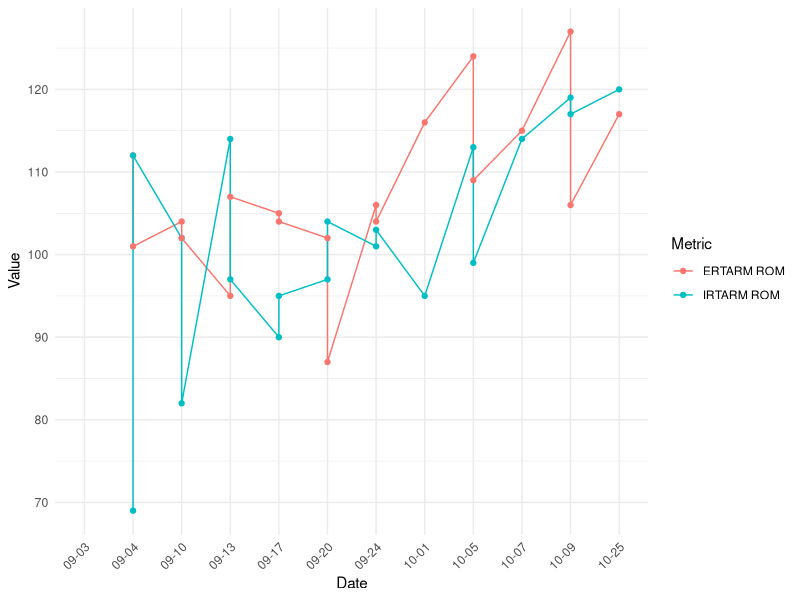
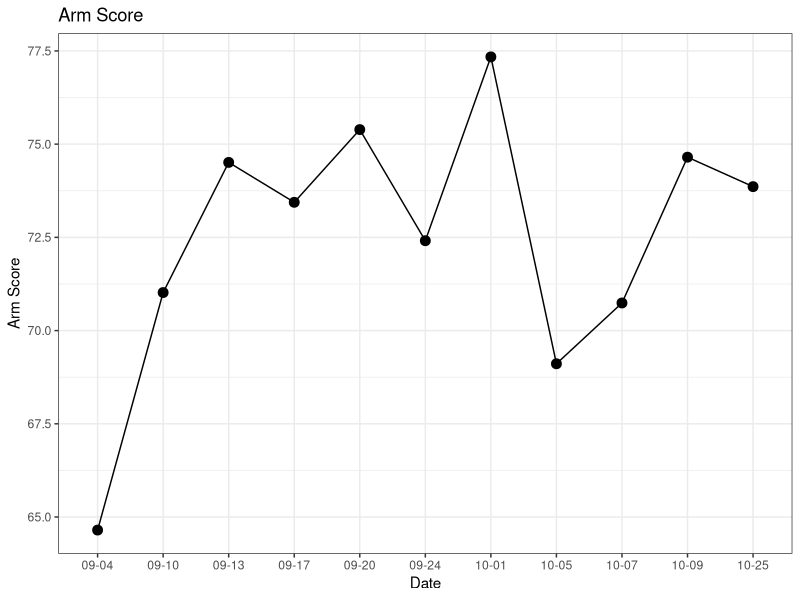
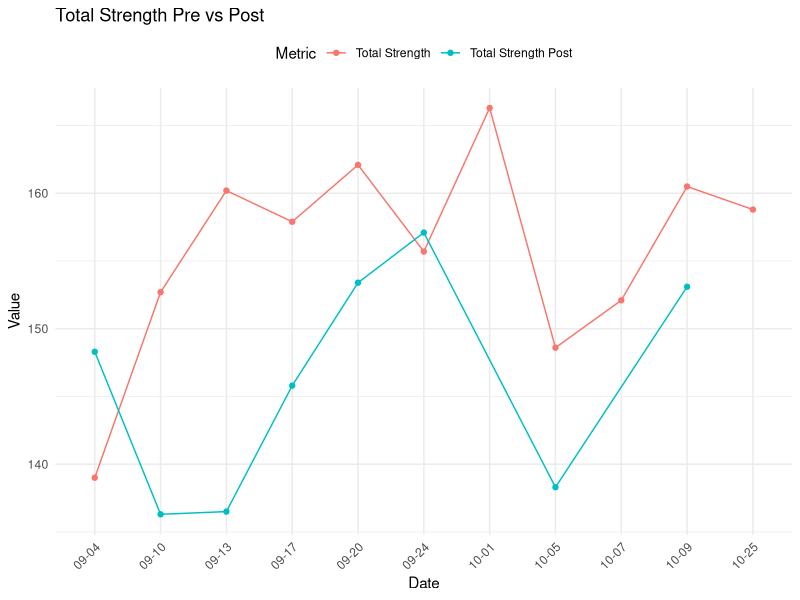

These figures' R source, in order: (Note: this script raises an error after producing the figures.)
library(readxl)
library(tidyverse)



data = read_xlsx("Daily Log 12-24-2024 2-21-48.xlsx", sheet = "All Data")

pitcher = filter(data, `Last Name` == "Mummert" )

Pitcher = pitcher %>% 
  mutate(
    `Exam Date` = as.Date(`Exam Date`, format = "%m/%d/%Y"),
    "Short Date" = format(`Exam Date`, "%m-%d"), .after = `Exam Date`
  ) %>% arrange(`Exam Date`)
  
strength_num = 
Pitcher %>% group_by(`Exam Date`) %>% 
  summarise(`Total Strength`, `Total Strength Post`) %>% 
  arrange(`Exam Date`)

Arm.Data = Pitcher %>% 
  select(`Exam Date`, `Short Date`, `IRTARM ROM`, `ERTARM ROM`, `FTARM ROM`) %>% 
  mutate(`Exam Date` = as.character(`Exam Date`))

arm_data = pivot_longer(Arm.Data, cols = c(`IRTARM ROM`, `ERTARM ROM`), names_to = "Metric", values_to = 'Score')

ggplot(arm_data, aes(x = `Short Date`, y = Score, color = Metric, group = Metric)) +
  geom_line() +
  geom_point() +  # Optional: Add points for clarity
  #scale_x_date(date_labels = "%m/%d", date_breaks = '7 days') +
  labs(x = "Date", y = "Value", color = "Metric") +
  theme_minimal() +
  theme(axis.text.x = element_text(angle = 45, hjust = 1))


Pitcher %>% filter(`Exam Type` == "Fresh - Quick") %>% 
ggplot(aes(x = `Short Date`, y = `Arm Score`)) +
  geom_point(size = 3) +
  geom_line(group = 1) +
  labs(x = "Date", y = "Arm Score", title = "Arm Score") +
  theme_bw()

data_long = pivot_longer(strength_num, cols = c("Total Strength", 'Total Strength Post')) %>% na.omit()



Pitcher %>% group_by(`Short Date`) %>% 
  summarise(`Total Strength`, `Total Strength Post`) %>% 
  pivot_longer(cols = c("Total Strength", 'Total Strength Post')) %>% na.omit() %>% 
ggplot(aes(x = `Short Date`, y = value, group = name, color = name)) +
  geom_line() +
  geom_point() +
  labs(x = "Date", y = "Value", color = "Metric", title = "Total Strength Pre vs Post") +
  theme_minimal() +
  theme(axis.text.x = element_text(angle = 45, hjust = 1), legend.position = "top")


datafile %>% filter(`Exam Type` != 'Arm Primer') %>% 
  select(`Short Date`, `Exam Type`, `IRTARM ROM`) %>% 
  pivot_longer(c(3)) %>% 
ggplot(aes(x = `Short Date`, y = value, group = `Exam Type`, color = `Exam Type`)) +
  geom_point() +
  geom_line() +
  labs(x = "Date", y = "Degrees", color = "Exam", title = "IR Throwing Arm ROM") +
  theme_minimal() +
  theme(axis.text.x = element_text(angle = 45, hjust = 1), legend.position = "top")

datafile %>% filter(`Exam Type` != 'Arm Primer') %>% 
  select(`Short Date`, `Exam Type`, `ERTARM ROM`) %>% 
  pivot_longer(c(3)) %>% 
  ggplot(aes(x = `Short Date`, y = value, group = `Exam Type`, color = `Exam Type`)) +
  geom_point() +
  geom_line() +
  labs(x = "Date", y = "Degrees", color = "Exam", title = "ER Throwing Arm ROM") +
  theme_minimal() +
  theme(axis.text.x = element_text(angle = 45, hjust = 1), legend.position = "top")

datafile %>% filter(`Exam Type` != 'Arm Primer') %>% 
  select(`Short Date`, `Exam Type`, `FTARM ROM`) %>% 
  pivot_longer(c(3)) %>% 
  ggplot(aes(x = `Short Date`, y = value, group = `Exam Type`, color = `Exam Type`)) +
  geom_point() +
  geom_line() +
  labs(x = "Date", y = "Degrees", color = "Exam", title = "Flexion Throwing Arm ROM") +
  theme_minimal() +
  theme(axis.text.x = element_text(angle = 45, hjust = 1), legend.position = "top")

datafile %>% filter(`Exam Type` != 'Arm Primer') %>% 
  select(`Short Date`, `Exam Type`, `TARM TARC`) %>% 
  pivot_longer(c(3)) %>% 
  ggplot(aes(x = `Short Date`, y = value, group = `Exam Type`, color = `Exam Type`)) +
  geom_point() +
  geom_line() +
  scale_y_continuous(breaks = c(180,190,200,210,220,230,240)) +
  labs(x = "Date", y = "Degrees", color = "Exam", title = "Throwing Arm Total Arc") +
  theme_minimal() +
  theme(axis.text.x = element_text(angle = 45, hjust = 1), legend.position = "top")


PitcherArmStats = 
Pitcher %>% 
  summarise(
    "Avg Arm Score" = mean(`Arm Score`),
    "Avg Total Strength" = mean(`Total Strength`),
    "Avg IR Strength" = mean(`IRTARM RS`)*100,
    "Avg ER Strength" = mean(`ERTARM RS`)*100,
    "Avg Scaption Strength" = mean(`STARM RS`)*100
    )

#PitcherArmExams = 
  Pitcher %>% 
  group_by(`Exam Date`) %>% 
  summarise(`Arm Score`, `Total Strength`, `IRTARM RS`, `ERTARM RS`, `STARM RS`)

PitcherArmStats %>% kable(format = "html",  linesep = "", label = "Pitch Stats", align = 'c') %>%
  kable_styling(latex_options = "HOLD_position", position = "center", font_size = 20) %>% 
  column_spec(1, color = case_when(
    PitcherArmStats$`Avg Arm Score` > 70 ~ 'black',
    PitcherArmStats$`Avg Arm Score` > 50 ~ 'yellow',
    PitcherArmStats$`Avg Arm Score` <= 50 ~ 'red',
  )) %>% 
  column_spec(3, color = case_when(
    PitcherArmStats$`Avg IR Strength` > 20 ~ 'black',
    PitcherArmStats$`Avg IR Strength` == 20 ~ 'yellow',
    PitcherArmStats$`Avg IR Strength` < 20 ~ 'orange',
    PitcherArmStats$`Avg IR Strength` < 15 ~ 'red',
  )) %>% 
  column_spec(4, color = case_when(
    PitcherArmStats$`Avg ER Strength` > 20 ~ 'black',
    PitcherArmStats$`Avg ER Strength` == 20 ~ 'yellow',
    PitcherArmStats$`Avg ER Strength` < 20 ~ 'orange',
    PitcherArmStats$`Avg ER Strength` < 15 ~ 'red',
  )) %>% 
  column_spec(5, color = case_when(
    PitcherArmStats$`Avg Scaption Strength` > 15 ~ 'black',
    PitcherArmStats$`Avg Scaption Strength` == 15 ~ 'yellow',
    PitcherArmStats$`Avg Scaption Strength` < 15 ~ 'orange',
    PitcherArmStats$`Avg Scaption Strength` < 10 ~ 'red',
  ))

PitcherArmExams %>% kable(format = "html",  linesep = "", label = "Pitch Stats", align = 'c') %>%
  kable_styling(latex_options = "HOLD_position", position = "center", font_size = 20) %>% 
  column_spec(2, color = case_when(
    PitcherArmExams$`Arm Score` > 70 ~ 'black',
    PitcherArmExams$`Arm Score` > 50 ~ 'yellow',
    PitcherArmExams$`Arm Score` <= 50 ~ 'red',
  )) %>% 
  column_spec(4, color = case_when(
    PitcherArmExams$`IRTARM RS` > .20 ~ 'black',
    PitcherArmExams$`IRTARM RS` > .15 ~ 'orange',
    PitcherArmExams$`IRTARM RS` < .15 ~ 'red',
  )) %>% 
  column_spec(5, color = case_when(
    PitcherArmExams$`ERTARM RS` > 20 ~ 'black',
    PitcherArmExams$`ERTARM RS` == 20 ~ 'yellow',
    PitcherArmExams$`ERTARM RS` < 20 ~ 'orange',
    PitcherArmExams$`ERTARM RS` < 15 ~ 'red',
  )) %>% 
  column_spec(6, color = case_when(
    PitcherArmExams$`STARM RS` > 15 ~ 'black',
    PitcherArmExams$`STARM RS` == 15 ~ 'yellow',
    PitcherArmExams$`STARM RS` < 15 ~ 'orange',
    PitcherArmExams$`STARM RS` < 10 ~ 'red',
  ))

paste(data$`First Name`, data$`Last Name`) %>% unique()

Pitcher[which.max(Pitcher$`Exam Date`),] %>%
  summarise(`Exam Date`, `Arm Score`, `Total Strength`, `IRTARM RS`, `ERTARM RS`,
            `STARM RS`, `GTARM RS`, `Shoulder Balance`)

tester = 
Pitcher[which.max(Pitcher$`Exam Date`),] %>%
  summarise(`Exam Date`, `Arm Score`, `Total Strength`, `IRTARM RS`, `ERTARM RS`,
            `STARM RS`, `GTARM RS`, `Shoulder Balance`)

tester

tester$`Arm Score` = cell_spec(tester$`Arm Score`, 
                               color = ifelse(tester$`Arm Score`<80, 'red', 'black'))

tester %>% kbl(format = 'html', escape = F) %>% kable_styling()

# 70, 50

x = 34
ifelse(x < 50, 'red', ifelse(x < 70, 'orange', 'black'))

tester %>% 
  kable(format = "latex",  linesep = "", align = 'c', escape = FALSE,
        caption = "TARM = Throwing Arm, RS = Relative Strength (Strength/Bodyweight)") %>%
  kable_styling(latex_options = "HOLD_position", position = "center", font_size = 18) %>% 
  row_spec(0, background = "#f76800", color = 'white', bold = T) %>% 
  column_spec(1, border_left = T) %>% 
  column_spec(ncol(tester), border_right = TRUE) %>% 
  add_header_above(c("Fresh - Quick Pre Exam" = 8), border_left = T, 
                   border_right = T, color = 'white', background = "#f76800") %>% 
  footnote(number = c("Internal Rotation", "External Rotation","Scaption", "Grip"),
           general = c("Test"))

colnames(tester)[4] = paste0("IRTARM RS", footnote_marker_number(1, format = "latex"))
colnames(tester)[5] = paste0("ERTARM RS", footnote_marker_number(2))
colnames(tester)[6] = paste0("STARM RS", footnote_marker_number(3))
colnames(tester)[7] = paste0("GTARM RS", footnote_marker_number(4))
colnames(tester)[8] = paste0("Shoulder Balance", footnote_marker_number(5))

footnote_marker_alphabet(1)

kbl(Pre.Exam.Stats, escape = F) %>% kable_styling(latex_options = 'scale_down')

Pre.Exam.Stats %>% kable(escape = F) %>% 
  kable_styling() %>% 
  column_spec(2, color = ifelse(Pre.Exam.Stats$`Arm Score` < 50, 'red', ifelse(Pre.Exam.Stats$`Arm Score` < 70, 'orange', 'black'))) %>% 
  column_spec(4, color = ifelse(Pre.Exam.Stats$`IRTARM RS` < .15, 'red', ifelse(Pre.Exam.Stats$`IRTARM RS` < .20, 'orange', 'black'))) %>% 
  column_spec(5, color = ifelse(Pre.Exam.Stats$`ERTARM RS` < .15, 'red', ifelse(Pre.Exam.Stats$`ERTARM RS` < .20, 'orange', 'black'))) %>% 
  column_spec(6, color = ifelse(Pre.Exam.Stats$`STARM RS` < .10, 'red', ifelse(Pre.Exam.Stats$`STARM RS` < .15, 'orange', 'black'))) %>% 
  column_spec(7, color = ifelse(Pre.Exam.Stats$`GTARM RS` < .10, 'red', ifelse(Pre.Exam.Stats$`GTARM RS` < .15, 'orange', 'black'))) %>% 
  column_spec(8, color = case_when(
    Pre.Exam.Stats$`Shoulder Balance` > 1.20 ~ 'red',
    between(Pre.Exam.Stats$`Shoulder Balance`, 1.06, 1.20) ~ 'orange',
    between(Pre.Exam.Stats$`Shoulder Balance`, .70, .84) ~ 'orange',
    Pre.Exam.Stats$`Shoulder Balance` < .70 ~ 'red',
    .default = 'black'
  ))

Post.Exam.Losses = datafile %>% 
  filter(`Exam Type` == "Post") %>% 
  .[which.max(.$`Exam Date`),] %>% 
  summarise(`Exam Date`, `Post Strength Loss`, `IRTARM Post Loss`, `ERTARM Post Loss`, `STARM Post Loss`, `GTARM Post Loss`)

Post.Exam.Losses %>% kable(format = "html",  linesep = "", align = 'c', escape = F) %>%
  kable_styling(latex_options = "HOLD_position", position = "center", font_size = 15) %>% 
  row_spec(0, background = "#f76800", color = 'white') %>% 
  column_spec(1, border_left = T) %>% 
  column_spec(ncol(Post.Exam.Losses), border_right = TRUE) %>% 
  add_header_above(c("Fresh - Quick Pre Exam" = 6), border_left = T, 
                   border_right = T, color = 'white', background = "#f76800")
  

Pre.Exam.Weights = datafile %>% 
  filter(`Exam Type` == "Fresh - Quick") %>% 
  .[which.max(.$`Exam Date`),] %>%
  summarise(`Total Strength`, `IRTARM Strength`, `ERTARM Strength`, `STARM Strength`, `GTARM Strength`,)

Post.Exam.Weights = datafile %>% 
  filter(`Exam Type` == "Post") %>% 
  .[which.max(.$`Exam Date`),] %>% 
  summarise(`Total Strength Post`, `IRTARM Post Strength`, `ERTARM Post Strength`, `STARM Post Strength`, `GTARM Post Strength`)

Pre.Exam.Weights %>% 
  kable(format = "html",  linesep = "", align = 'c', escape = F) %>%
  kable_styling(latex_options = "HOLD_position", position = "center", font_size = 15) %>% 
  row_spec(0, background = "#f76800", color = 'white') %>% 
  column_spec(1, border_left = T) %>% 
  column_spec(ncol(Post.Exam.Losses), border_right = TRUE) %>% 
  add_header_above(c("Pre Exam Strength Measurements" = 6), border_left = T, 
                   border_right = T, color = 'white', background = "#f76800")

Post.Exam.Weights %>% 
  kable(format = "html",  linesep = "", align = 'c', escape = F) %>%
  kable_styling(latex_options = "HOLD_position", position = "center", font_size = 15) %>% 
  row_spec(0, background = "#f76800", color = 'white') %>% 
  column_spec(1, border_left = T) %>% 
  column_spec(ncol(Post.Exam.Losses), border_right = TRUE) %>% 
  add_header_above(c("Post Exam Strength Measurements" = 6), border_left = T, 
                   border_right = T, color = 'white', background = "#f76800")






datafile %>% 
  head(10) %>% 
  summarise(`Short Date`,`Exam Type`,`Arm Score`,`IRTARM RS`,`ERTARM RS`)



merge(a,b, by = "Short Date", incomparables = T)

datafile[,which.max(datafile$`Exam Date`)]

datafile$`Exam Date`

datafile$`Exam Date`

between(datafile$`Exam Date`, )
